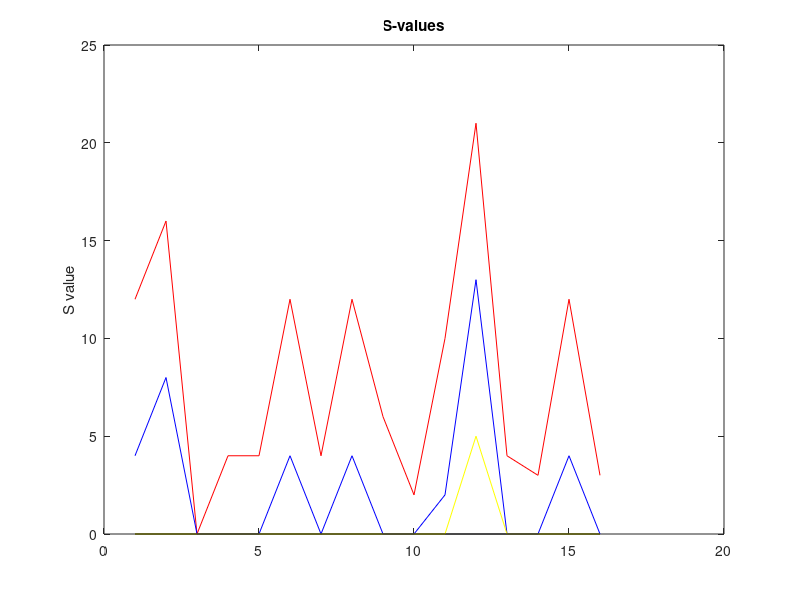
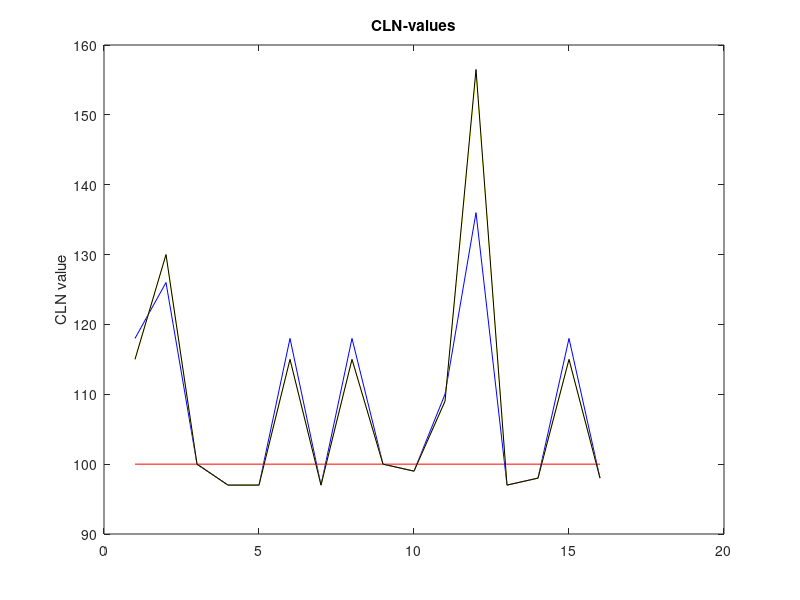

These figures' MATLAB source, in order:
%%%%% Capillary-like Networks %%%%%

% open a file to write output %
fh = fopen('result.txt','w');

%%%%% Input S & CLN matrices to calculate      %%%%%%
S = [12, 4, 6, 4; 16, 12, 2, 3;0, 4, 10, 12;4, 12, 21, 3]
%CLN = [50, 50, 50, 50; 50, 50, 50, 50;50, 50, 50, 50;50, 50, 50, 50]
CLN = [100, 100, 100, 100; 100, 100, 100, 100; 100, 100, 100, 100; 100, 100, 100, 100]

function Vlist = convert_2_list(V)
    %%% converts a square nxn matrin into a 1xn^2 matrix
    V_dash = V'
    Vlist  = V(:)
    Vlist = Vlist'
endfunction
  


fprintf(fh, "============================================\n")
fprintf(fh, "S:              & CLN:            @step: %d - (Initial State)\n", 0)
fprintf(fh, '%2d %2d %2d %2d | %2d %2d %2d %2d  \n', S(1,:), CLN(1,:));
fprintf(fh, '%2d %2d %2d %2d | %2d %2d %2d %2d  \n', S(2,:), CLN(2,:));
fprintf(fh, '%2d %2d %2d %2d | %2d %2d %2d %2d  \n', S(3,:), CLN(3,:));
fprintf(fh, '%2d %2d %2d %2d | %2d %2d %2d %2d  \n', S(4,:), CLN(4,:));
fprintf(fh, "============================================\n")

CLN_set=zeros(4,16)
S_set=zeros(4,16)

%%% convert initial given values from a 4x4 to 1x16
CLN_list = convert_2_list(CLN)
S_list = convert_2_list(S)
for t = 1:16
   CLN_set(1, t) = CLN_list(1, t)
   S_set(1, t) = S_list(1, t)
end
   
for k=1:12    %repetitions 12 in total%
   for i=1:4
       for j=1:4
           if S(i,j) < 5
               CLN(i,j) = CLN(i, j) - 0.5*S(i, j)     % decrease value of CLN(i,j) since S(i, j) < 5
               if CLN(i,j) < 0
	               CLN(i, j) = 0                      % value cannot be negative  
               end    
           else
               CLN(i,j) = CLN(i, j) + 0.5*S(i, j)   % increase value of CLN(i,j) since S(i, j) >= 5
		       end
           S(i, j) = S(i, j) - 2                  % decrease respective S(i, j) in every repetition  
           if S(i, j) < 0
               S(i, j) = 0
           end
       end
   end
   fprintf(fh, "===========================================\n")
   fprintf(fh, "S:              & CLN:            @step: %d\n", k)
   fprintf(fh, '%2d %2d %2d %2d | %3d %3d %3d %3d  \n', S(1,:), CLN(1,:));
   fprintf(fh, '%2d %2d %2d %2d | %3d %3d %3d %3d  \n', S(2,:), CLN(2,:));
   fprintf(fh, '%2d %2d %2d %2d | %3d %3d %3d %3d  \n', S(3,:), CLN(3,:));
   fprintf(fh, '%2d %2d %2d %2d | %3d %3d %3d %3d  \n', S(4,:), CLN(4,:));
   fprintf(fh, "============================================\n") 
   if rem(k, 4) == 0
       fprintf(fh, "\n======> cycle: %d i.e. %d repetitions completed \n\n", int32(k/4), k)
       %CLN_dash = CLN'
       %CLN_list = CLN_dash(:)
       CLN_list = convert_2_list(CLN)
       S_list = convert_2_list(S)
       step = (k/4)+1 %%% i.e. step can only be 2, 3 &  4, we laready have row 1 with the initial values
       for t = 1:16
           CLN_set(step, t) = CLN_list(1, t)
           S_set(step, t) = S_list(1, t)
       end
   end
end 

%plots 
j=1:16
figure(1)
plot(j, S_set(1, :), 'r', j, S_set(2, :), 'b', j, S_set(3, :), 'y', j, S_set(4, :), 'k')
title('S-values')
ylabel('S value')
figure(2)
plot(j, CLN_set(1, :), 'r', j, CLN_set(2, :), 'b', j, CLN_set(3, :), 'y', j, CLN_set(4, :), 'k')
title('CLN-values')
ylabel('CLN value')

fclose(fh);  % close file %